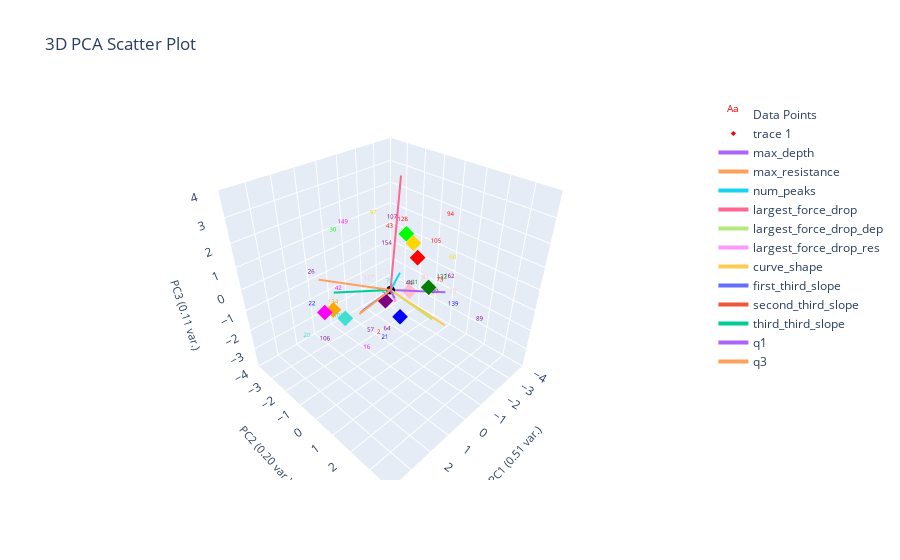

Notebook cell for this chart:
### Markdown cell above
# Plot Labeled Data Only

### Code cell
plotting.get_curve_idx_from_cluster_color('purple', marions_labeled_data[f'{ylabel_name}_nums'], marions_labeled_data.index, data_features)

plotting.plot_clusters_seperately(marions_labeled_data[f'{ylabel_name}_nums'], curve_data, ylabel_name,
                                  cluster_category_names=list(ylabel_to_cluster_num.keys()),
                                  bold_idxs=marions_labeled_data.index.tolist()) 
plotting.plot_pca(marions_labeled_data, marions_labeled_data[f'{ylabel_name}_nums'], graph_title="Clustering Labeled Data", num_pc=3, ylabel_name=ylabel_name, centroids=label_centroids)

### Figure 1 — Plotly figure (JSON) as saved in the notebook; plotly's stock layout.template omitted (floating-point values rounded to 4 significant figures)
{"data": [{"mode": "text", "name": "Data Points", "text": ["2", "7", "16", "20", "21", "22", "24", "26", "29", "30", "34", "42", "43", "44", "54", "57", "60", "64", "73", "75", "79", "81", "85", "89", "92", "94", "97", "105", "106", "107", "108", "127", "128", "131", "132", "134", "139", "149", "151", "154", "162"], "textfont": {"color": ["red", "pink", "magenta", "turquoise", "blue", "blue", "blue", "purple", "purple", "lime", "pink", "magenta", "red", "purple", "lime", "purple", "gold", "purple", "red", "pink", "turquoise", "pink", "blue", "purple", "magenta", "red", "gold", "red", "purple", "purple", "turquoise", "pink", "red", "green", "green", "orange", "blue", "magenta", "purple", "purple", "purple"], "size": 6}, "type": "scatter3d", "x": [2.097, -1.011, 3.038, 3.62, 2.133, 1.837, -0.7986, 3.338, -2.882, 0.2784, -0.3742, 2.458, -1.035, -0.5033, -4.079, 2.134, -3.558, 2.664, -1.842, -3.581, 0.5564, 0.07661, -0.08012, -1.817, 6.185, -3.238, -1.641, -3.64, 3.033, -2.007, 2.209, -1.035, -2.055, 0.5417, -2.313, 1.409, -1.847, 0.8175, 5.081, -0.6453, -3.523], "y": [1.536, -0.01393, 1.983, -0.4882, 1.847, -2.694, -1.113, -0.1726, -0.1114, -2.95, -0.2407, -0.02004, -1.102, 0.4836, 0.9182, 1.172, 0.1794, 2.514, 0.9091, 0.3308, 0.4834, 1.733, 4.065, 2.933, -0.0935, 0.1173, -2.667, -0.8496, -0.2695, -1.924, -0.4493, -2.381, -1.36, 1.592, 0.6321, -1.809, 1.653, -1.607, -2.039, -0.8471, 0.1219], "z": [-0.223, -0.6604, 0.01343, -0.6892, -0.2281, -1.488, -1.579, 1.984, -1.991, 1.212, -0.368, 0.9792, 1.579, -0.04358, 1.371, -0.3294, -0.3878, 0.8797, -0.3414, -2.122, 0.5697, 1.119, 0.8543, -1.132, -0.4765, 1.735, 1.385, -0.0533, -1.082, 1.319, -0.5985, -1.457, 1.398, 1.059, -0.5792, -1.161, -1.143, 2.26, -1.299, 1.095, -1.381]}, {"marker": {"color": ["red", "gold", "blue", "green", "purple", "pink", "turquoise", "orange", "lime", "magenta"], "size": 4, "symbol": "diamond"}, "mode": "markers", "type": "scatter3d", "x": [-1.619, -2.6, 0.2489, -0.8855, 0.443, -1.185, 2.128, 1.409, -1.9, 3.125], "y": [-0.1249, -1.244, 0.7515, 1.112, 0.1691, -0.1145, -0.1513, -1.809, -1.016, 0.0655], "z": [0.6825, 0.4987, -0.7168, 0.2397, -0.18, -0.6976, -0.2394, -1.161, 1.291, 0.6939]}, {"marker": {"color": "black", "size": 3}, "mode": "markers", "name": "Origin", "showlegend": false, "type": "scatter3d", "x": [0], "y": [0], "z": [0]}, {"line": {"width": 4}, "mode": "lines+text", "name": "max_depth", "textposition": "top center", "type": "scatter3d", "x": [0, -1.974], "y": [0, 1.094], "z": [0, -0.549]}, {"line": {"width": 4}, "mode": "lines+text", "name": "max_resistance", "textposition": "top center", "type": "scatter3d", "x": [0, 2.383], "y": [0, -1.162], "z": [0, 1.051]}, {"line": {"width": 4}, "mode": "lines+text", "name": "num_peaks", "textposition": "top center", "type": "scatter3d", "x": [0, -0.5159], "y": [0, -0.007459], "z": [0, 0.5361]}, {"line": {"width": 4}, "mode": "lines+text", "name": "largest_force_drop", "textposition": "top center", "type": "scatter3d", "x": [0, -1.308], "y": [0, -0.7305], "z": [0, 4.431]}, {"line": {"width": 4}, "mode": "lines+text", "name": "largest_force_drop_dep", "textposition": "top center", "type": "scatter3d", "x": [0, -0.2042], "y": [0, 1.921], "z": [0, -0.4359]}, {"line": {"width": 4}, "mode": "lines+text", "name": "largest_force_drop_res", "textposition": "top center", "type": "scatter3d", "x": [0, 1.217], "y": [0, 1.455], "z": [0, 0.8513]}, {"line": {"width": 4}, "mode": "lines+text", "name": "curve_shape", "textposition": "top center", "type": "scatter3d", "x": [0, 0.5289], "y": [0, 3.044], "z": [0, 0.3685]}, {"line": {"width": 4}, "mode": "lines+text", "name": "first_third_slope", "textposition": "top center", "type": "scatter3d", "x": [0, 1.375], "y": [0, -0.03549], "z": [0, -0.2342]}, {"line": {"width": 4}, "mode": "lines+text", "name": "second_third_slope", "textposition": "top center", "type": "scatter3d", "x": [0, 1.086], "y": [0, -0.5198], "z": [0, -0.7648]}, {"line": {"width": 4}, "mode": "lines+text", "name": "third_third_slope", "textposition": "top center", "type": "scatter3d", "x": [0, 1.333], "y": [0, -1.78], "z": [0, -0.3482]}, {"line": {"width": 4}, "mode": "lines+text", "name": "q1", "textposition": "top center", "type": "scatter3d", "x": [0, 1.555], "y": [0, 1.745], "z": [0, 1.32]}, {"line": {"width": 4}, "mode": "lines+text", "name": "q3", "textposition": "top center", "type": "scatter3d", "x": [0, 2.092], "y": [0, 0.6002], "z": [0, 0.348]}], "layout": {"autosize": true, "scene": {"aspectmode": "cube", "xaxis": {"range": [-4, 4], "title": {"font": {"size": 11}, "text": "PC1 (0.51 var.)"}}, "yaxis": {"range": [-4, 4], "title": {"font": {"size": 11}, "text": "PC2 (0.20 var.)"}}, "zaxis": {"range": [-4, 4], "title": {"font": {"size": 11}, "text": "PC3 (0.11 var.)"}}}, "title": {"text": "3D PCA Scatter Plot"}}}
